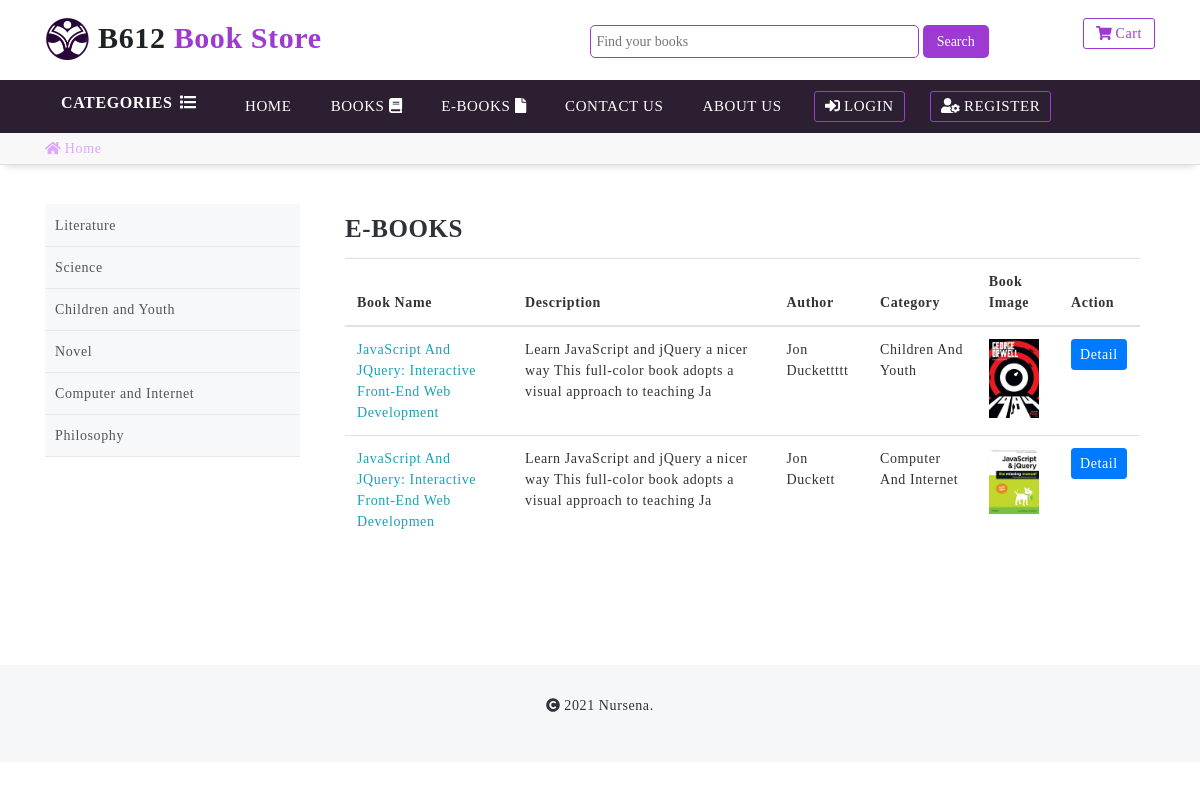
Screenshot of /index.php/users/allEBooks with the database file from the repository.
### tables this page shows
CREATE TABLE IF NOT EXISTS `category` (
  `id` int(11) NOT NULL AUTO_INCREMENT,
  `category` varchar(100) NOT NULL,
  `description` text,
  `tag` varchar(100) NOT NULL,
  PRIMARY KEY (`id`)
);

CREATE TABLE IF NOT EXISTS `ebooks` (
  `id` int(11) NOT NULL AUTO_INCREMENT,
  `ebook_name` varchar(200) NOT NULL,
  `description` text NOT NULL,
  `author` varchar(200) NOT NULL,
  `book_file` varchar(500) NOT NULL,
  `book_image` varchar(500) DEFAULT NULL,
  `categoryId` int(11) NOT NULL,
  `dateTime` timestamp NOT NULL DEFAULT CURRENT_TIMESTAMP,
  PRIMARY KEY (`id`)
);

### application/controllers/users.php (called while the page is built, shortened)
<?php
class Users extends CI_Controller
{
    public function __construct()
    {
        $this->load->library('cart');
    }
    public function allEBooks()
    {
        $this->load->model('admin_model');
        $view['categories'] = $this->admin_model->getCategory();
        $view['countCartItems'] = $this->countCartItems();
        $this->load->model('user_model');
        $bookCount = $this->user_model->getEBooks();
        if ($bookCount != 0) {
            $this->load->model('user_model');
            $view['eBooks'] = $this->user_model->getEBooks();
            $view['user_view'] = "users/allEBooks";
            $this->load->view('layouts/user_layout', $view);
        } else {
            $view['user_view'] = "include/404product";
            $this->load->view('layouts/user_layout', $view);
        }
    }
}

### index.php (called while the page is built, shortened)
<?php
require_once BASEPATH.'core/CodeIgniter.php';

### application/models/admin_model.php (called while the page is built, shortened)
<?php
class admin_model extends CI_Model
{
    public $catTable = 'category';
    public function getCategory()
    {
        $cat = $this->db->get($this->catTable);
        return $cat->result();
    }
}

### application/models/user_model.php (called while the page is built, shortened)
<?php
class user_model extends CI_Model
{
    public $catTable = 'category';
    public $ebooksTable = 'ebooks';
    public function getEBooks()
    {
        $this->db->select('*');
        $this->db->from($this->catTable);
        $this->db->join($this->ebooksTable, 'ebooks.categoryId = category.id');
        $this->db->order_by('ebooks.id', 'DESC');
        $eBooks = $this->db->get();
        return $eBooks->result();
    }
}

### application/views/users/allEBooks.php (the view, shortened to what this page needs)
<br>
<div class="row">
  <div class="col-lg-3">
    <div id="table-header"></div>
    <div class="ebooks-menu">
      <ul>
        <?php foreach($categories as $cat): ?>
        <?php print '<li><a href="'.base_url('users/allEBooks').'/?cat='.$cat->tag.'">'.$cat->category.'</a></li>';?>
        <?php endforeach; ?>
      </ul>
    </div>
  </div>
  <div class="col-lg-9">
    <div class="container-fluid">
      <div id="table-header">E-Books
      </div>
      <table class="table">
      <thead class="">
        <tr>
          <th scope="col">Book Name</th>
          <th scope="col">Description</th>
          <th scope="col">Author</th>
          <th scope="col">Category</th>
          <th scope="col">Book Image</th>
          <th scope="col">Action</th>
        </tr>
      </thead>
      <tbody>
        <?php foreach($eBooks as $eBook): ?>
        <tr>
          <?php print '<td><a href = "'.base_url().'users/eBookDetail/'.$eBook->id.'" title="More Description" class= "text-info">'.strip_tags(ucwords($eBook->ebook_name)).'</a></td>'; ?>
          <?php print '<td><p>'.substr(strip_tags($eBook->description), 0, 100).'<p></td>'; ?>
          <?php print '<td>'.strip_tags($eBook->author).'</td>'; ?>
          <?php print '<td>'.ucwords(strip_tags($eBook->category)).'</td>'; ?>
          <?php print '<td><img src = "'.strip_tags($eBook->book_image).'" alt = "" width="50" hieght="80" </td>';?>
          <?php print '<td>';
            print '<a href= "'.base_url().'users/eBookDetail/'.$eBook->id.'" title= "View details" class="btn btn-primary btn-sm">Detail</a>&nbsp';
            print '</td>';
          ?>
        </tr>
      <?php endforeach; ?>
      </tbody>
    </table>
    </div>
  </div>
</div>
<br>

### style/css/style.css (style rules this page uses)
* { margin: 0; padding: 0; }
body { font-family: myfont; font-size: 14px; font-weight: 400; letter-spacing: .6px; color: #333; }
p, a, b, span { word-break: break-word; }
#form-header, #table-header { border-bottom: 1px solid #F6F7F8; font-size: 25px; padding-bottom: 10px; text-transform: uppercase; font-weight: 700; color: #30323A; padding-top: 3%; }
form { margin-top: 45px; }
.ebooks-menu { background: #F7F8FA; }
.ebooks-menu ul { padding: 0; margin: 0; }
.ebooks-menu ul li { list-style: none; }
.ebooks-menu ul li a { display: block; width: 100%; padding: 10px 10px; color: #555; border-bottom: 1px solid #E7E8EA; transition: .4s; }
* { box-sizing: border-box; }

### rows the page displays
category: category "Literature"
category: category "Science"
category: category "Children and Youth"
category: category "Novel"
category: category "Computer and Internet"
category: category "Philosophy"
ebooks: ebook_name "JavaScript And JQuery: Interactive Front-End Web Development", description "Learn JavaScript and jQuery a nicer way This full-color book adopts a visual approach to teaching Ja", author "Jon Duckettttt", categoryId.category "Children And Youth", book_image (picture)
ebooks: ebook_name "JavaScript And JQuery: Interactive Front-End Web Developmen", description "Learn JavaScript and jQuery a nicer way This full-color book adopts a visual approach to teaching Ja", author "Jon Duckett", categoryId.category "Computer And Internet", book_image (picture)
